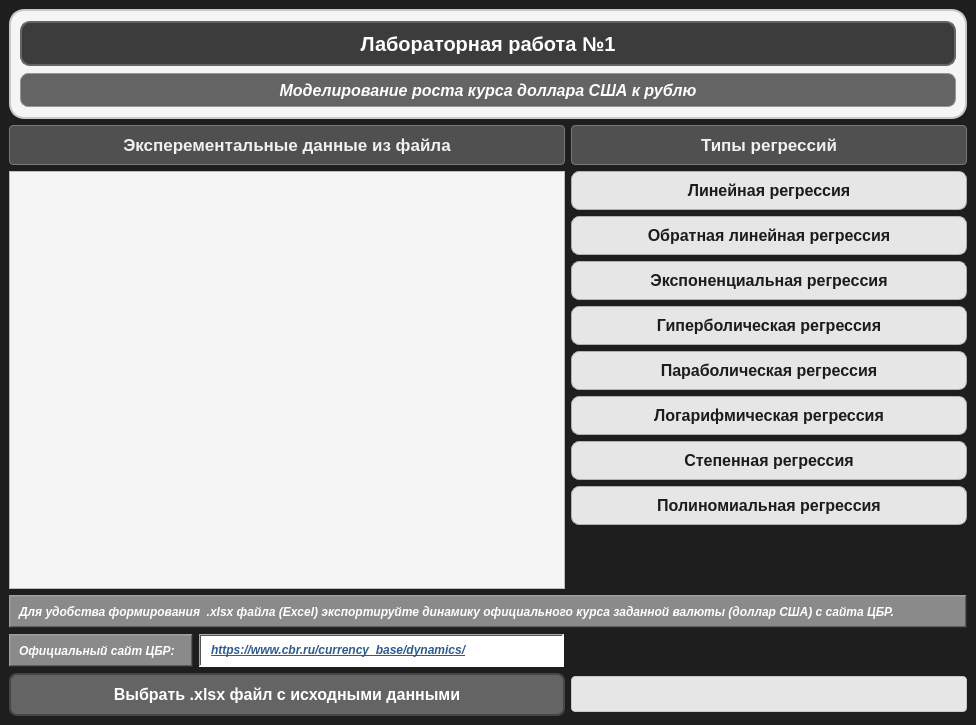
<?xml version="1.0" encoding="UTF-8"?>
<ui version="4.0">
 <class>MainWindow</class>
 <widget class="QMainWindow" name="MainWindow">
  <property name="geometry">
   <rect>
    <x>0</x>
    <y>0</y>
    <width>976</width>
    <height>725</height>
   </rect>
  </property>
  <property name="sizePolicy">
   <sizepolicy hsizetype="Preferred" vsizetype="Preferred">
    <horstretch>0</horstretch>
    <verstretch>0</verstretch>
   </sizepolicy>
  </property>
  <property name="minimumSize">
   <size>
    <width>976</width>
    <height>725</height>
   </size>
  </property>
  <property name="maximumSize">
   <size>
    <width>976</width>
    <height>725</height>
   </size>
  </property>
  <property name="windowTitle">
   <string>4199_Горшков Ал.О._Лабораторная работа №1</string>
  </property>
  <property name="styleSheet">
   <string notr="true">QMainWindow{
	 background-color: rgb(30, 30, 30);  /* тёмно-серый фон */
}
</string>
  </property>
  <widget class="QWidget" name="centralwidget">
   <layout class="QGridLayout" name="gridLayout_2">
    <item row="0" column="0" colspan="3">
     <widget class="QFrame" name="frame_lab_model_labels">
      <property name="minimumSize">
       <size>
        <width>954</width>
        <height>110</height>
       </size>
      </property>
      <property name="styleSheet">
       <string notr="true">QFrame {
    background-color: rgb(245, 245, 245);  /* светлый серый фон */
    border-radius: 15px;
    border: 2px solid rgb(200, 200, 200); /* мягкая серо-белая рамка */
}
</string>
      </property>
      <property name="frameShape">
       <enum>QFrame::WinPanel</enum>
      </property>
      <property name="frameShadow">
       <enum>QFrame::Raised</enum>
      </property>
      <layout class="QGridLayout" name="gridLayout">
       <item row="0" column="0">
        <widget class="QLabel" name="lab_label">
         <property name="sizePolicy">
          <sizepolicy hsizetype="Expanding" vsizetype="Preferred">
           <horstretch>0</horstretch>
           <verstretch>0</verstretch>
          </sizepolicy>
         </property>
         <property name="minimumSize">
          <size>
           <width>930</width>
           <height>45</height>
          </size>
         </property>
         <property name="maximumSize">
          <size>
           <width>16777215</width>
           <height>45</height>
          </size>
         </property>
         <property name="font">
          <font>
           <family>Segoe UI</family>
           <pointsize>-1</pointsize>
           <bold>true</bold>
          </font>
         </property>
         <property name="styleSheet">
          <string notr="true">QLabel {
    background-color: rgb(60, 60, 60);     /* тёмно-серый фон для контраста */
    color: white;                           /* белый текст */
    font-size: 20px;
    font-weight: bold;
    padding: 10px 20px;
    border-radius: 10px;
    border: 2px solid rgb(100, 100, 100);  /* серый контраст для рамки */
    qproperty-alignment: 'AlignCenter';
}
</string>
         </property>
         <property name="frameShape">
          <enum>QFrame::StyledPanel</enum>
         </property>
         <property name="frameShadow">
          <enum>QFrame::Plain</enum>
         </property>
         <property name="text">
          <string>Лабораторная работа №1</string>
         </property>
         <property name="alignment">
          <set>Qt::AlignCenter</set>
         </property>
        </widget>
       </item>
       <item row="1" column="0">
        <widget class="QLabel" name="model_label">
         <property name="sizePolicy">
          <sizepolicy hsizetype="Expanding" vsizetype="Preferred">
           <horstretch>0</horstretch>
           <verstretch>0</verstretch>
          </sizepolicy>
         </property>
         <property name="minimumSize">
          <size>
           <width>930</width>
           <height>34</height>
          </size>
         </property>
         <property name="maximumSize">
          <size>
           <width>16777215</width>
           <height>34</height>
          </size>
         </property>
         <property name="font">
          <font>
           <family>Segoe UI</family>
           <pointsize>-1</pointsize>
           <italic>true</italic>
           <fontweight>DemiBold</fontweight>
          </font>
         </property>
         <property name="styleSheet">
          <string notr="true">QLabel {
    background-color: rgb(100, 100, 100);   /* средний серый фон */
    color: white;                           /* белый текст */
    font-size: 16px;
    font-weight: 600;
    padding: 6px 12px;
    border-radius: 8px;
    border: 1px solid rgb(150, 150, 150);  /* тонкая рамка */
    qproperty-alignment: 'AlignCenter';
}
</string>
         </property>
         <property name="frameShape">
          <enum>QFrame::StyledPanel</enum>
         </property>
         <property name="frameShadow">
          <enum>QFrame::Plain</enum>
         </property>
         <property name="lineWidth">
          <number>1</number>
         </property>
         <property name="text">
          <string>Моделирование роста курса доллара США к рублю</string>
         </property>
         <property name="alignment">
          <set>Qt::AlignCenter</set>
         </property>
        </widget>
       </item>
      </layout>
     </widget>
    </item>
    <item row="1" column="0" colspan="2">
     <widget class="QLabel" name="data_label">
      <property name="minimumSize">
       <size>
        <width>556</width>
        <height>40</height>
       </size>
      </property>
      <property name="maximumSize">
       <size>
        <width>16777215</width>
        <height>40</height>
       </size>
      </property>
      <property name="font">
       <font>
        <family>Segoe UI</family>
        <pointsize>13</pointsize>
        <fontweight>ExtraBold</fontweight>
       </font>
      </property>
      <property name="styleSheet">
       <string notr="true">QLabel {
    background-color: rgb(80, 80, 80);        /* тёмно-серый фон */
    color: rgb(240, 240, 240);               /* светлый текст для контраста */
    border: 1px solid rgb(120, 120, 120);    /* мягкая рамка */
    border-radius: 4px;                       /* небольшое скругление */
    padding: 4px 8px;                         /* внутренние отступы */
    font-family: &quot;Segoe UI&quot;, sans-serif;      /* корпоративный шрифт */
    font-weight: 800;                          /* жирный шрифт */
    font-size: 13pt;                           /* читаемый размер */
}
</string>
      </property>
      <property name="frameShape">
       <enum>QFrame::WinPanel</enum>
      </property>
      <property name="frameShadow">
       <enum>QFrame::Plain</enum>
      </property>
      <property name="text">
       <string>Эксперементальные данные из файла</string>
      </property>
      <property name="textFormat">
       <enum>Qt::AutoText</enum>
      </property>
      <property name="alignment">
       <set>Qt::AlignCenter</set>
      </property>
     </widget>
    </item>
    <item row="1" column="2">
     <widget class="QLabel" name="regressions_label">
      <property name="minimumSize">
       <size>
        <width>391</width>
        <height>40</height>
       </size>
      </property>
      <property name="maximumSize">
       <size>
        <width>16777215</width>
        <height>40</height>
       </size>
      </property>
      <property name="font">
       <font>
        <family>Segoe UI</family>
        <pointsize>13</pointsize>
        <fontweight>ExtraBold</fontweight>
       </font>
      </property>
      <property name="styleSheet">
       <string notr="true">QLabel {
    background-color: rgb(80, 80, 80);        /* тёмно-серый фон */
    color: rgb(240, 240, 240);               /* светлый текст для контраста */
    border: 1px solid rgb(120, 120, 120);    /* мягкая рамка */
    border-radius: 4px;                       /* небольшое скругление */
    padding: 4px 8px;                         /* внутренние отступы */
    font-family: &quot;Segoe UI&quot;, sans-serif;      /* корпоративный шрифт */
    font-weight: 800;                          /* жирный шрифт */
    font-size: 13pt;                           /* читаемый размер */
}
</string>
      </property>
      <property name="text">
       <string>Типы регрессий</string>
      </property>
      <property name="alignment">
       <set>Qt::AlignCenter</set>
      </property>
     </widget>
    </item>
    <item row="2" column="0" colspan="2">
     <widget class="QTableView" name="data_tableView">
      <property name="minimumSize">
       <size>
        <width>556</width>
        <height>409</height>
       </size>
      </property>
      <property name="font">
       <font>
        <family>Segoe UI</family>
        <pointsize>12</pointsize>
        <italic>false</italic>
        <bold>false</bold>
       </font>
      </property>
      <property name="cursor" stdset="0">
       <cursorShape>PointingHandCursor</cursorShape>
      </property>
      <property name="styleSheet">
       <string notr="true">QTableView {
    background-color: rgb(245, 245, 245);           /* светлый фон таблицы */
    alternate-background-color: rgb(235, 235, 235); /* чередующиеся строки */
    gridline-color: rgb(200, 200, 200);            /* цвет сетки */
    font: 12pt &quot;Segoe UI&quot;;                          /* корпоративный шрифт */
    color: rgb(28, 28, 28);                         /* тёмный текст */
    selection-background-color: rgb(180, 180, 180); /* цвет выделенной строки */
    selection-color: rgb(28, 28, 28);               /* цвет текста выделения */
}

QHeaderView::section {
    background-color: rgb(208, 208, 208);          /* фон заголовка */
    color: rgb(28, 28, 28);                         /* текст заголовка */
    padding: 4px;
    border: 1px solid rgb(176, 176, 176);          /* рамка заголовка */
    font-weight: bold;
    text-align: center;                             /* выравнивание текста по центру */
}

QTableView::item:selected {
    background-color: rgb(176, 176, 176);          /* выделение строки */
    color: rgb(28, 28, 28);
}

QTableView::item:hover {
    background-color: rgb(216, 216, 216);          /* подсветка при наведении */
}
</string>
      </property>
      <property name="frameShape">
       <enum>QFrame::StyledPanel</enum>
      </property>
      <property name="frameShadow">
       <enum>QFrame::Raised</enum>
      </property>
      <property name="editTriggers">
       <set>QAbstractItemView::NoEditTriggers</set>
      </property>
     </widget>
    </item>
    <item row="2" column="2">
     <layout class="QVBoxLayout" name="verticalLayout">
      <item>
       <widget class="QPushButton" name="pushButton_linear_regr">
        <property name="minimumSize">
         <size>
          <width>389</width>
          <height>39</height>
         </size>
        </property>
        <property name="maximumSize">
         <size>
          <width>16777215</width>
          <height>41</height>
         </size>
        </property>
        <property name="font">
         <font>
          <family>Segoe UI</family>
          <pointsize>12</pointsize>
          <fontweight>Medium</fontweight>
         </font>
        </property>
        <property name="cursor">
         <cursorShape>PointingHandCursor</cursorShape>
        </property>
        <property name="styleSheet">
         <string notr="true">QPushButton {
    background-color: rgb(230, 230, 230);    /* светло-серый фон */
    color: rgb(28, 28, 28);                  /* тёмный текст */
    border-radius: 8px;                       /* закруглённые углы */
    border: 1px solid rgb(176, 176, 176);    /* мягкая рамка */
    padding: 5px 12px;                        /* внутренние отступы */
    font-weight: 500;                         /* средний вес шрифта */
    font-family: &quot;Segoe UI&quot;, sans-serif;
    font-size: 12pt;
}

QPushButton:hover {
    background-color: rgb(216, 216, 216);    /* подсветка при наведении */
    border: 1px solid rgb(160, 160, 160);
}

QPushButton:pressed {
    background-color: rgb(191, 191, 191);    /* фон при нажатии */
    border: 1px solid rgb(140, 140, 140);
}

QPushButton:checked {
    background-color: rgb(200, 200, 200);    /* фон для состояния “включено” */
    border: 1px solid rgb(144, 144, 144);
}

QPushButton:disabled {
    background-color: rgb(240, 240, 240);    /* фон для отключённой кнопки */
    color: rgb(156, 156, 156);               /* серый текст */
    border: 1px solid rgb(192, 192, 192);    /* рамка */
}
</string>
        </property>
        <property name="text">
         <string>Линейная регрессия</string>
        </property>
       </widget>
      </item>
      <item>
       <widget class="QPushButton" name="pushButton_inverse_linear_regr">
        <property name="minimumSize">
         <size>
          <width>389</width>
          <height>39</height>
         </size>
        </property>
        <property name="font">
         <font>
          <family>Segoe UI</family>
          <pointsize>12</pointsize>
          <fontweight>Medium</fontweight>
         </font>
        </property>
        <property name="cursor">
         <cursorShape>PointingHandCursor</cursorShape>
        </property>
        <property name="styleSheet">
         <string notr="true">QPushButton {
    background-color: rgb(230, 230, 230);    /* светло-серый фон */
    color: rgb(28, 28, 28);                  /* тёмный текст */
    border-radius: 8px;                       /* закруглённые углы */
    border: 1px solid rgb(176, 176, 176);    /* мягкая рамка */
    padding: 5px 12px;                        /* внутренние отступы */
    font-weight: 500;                         /* средний вес шрифта */
    font-family: &quot;Segoe UI&quot;, sans-serif;
    font-size: 12pt;
}

QPushButton:hover {
    background-color: rgb(216, 216, 216);    /* подсветка при наведении */
    border: 1px solid rgb(160, 160, 160);
}

QPushButton:pressed {
    background-color: rgb(191, 191, 191);    /* фон при нажатии */
    border: 1px solid rgb(140, 140, 140);
}

QPushButton:checked {
    background-color: rgb(200, 200, 200);    /* фон для состояния “включено” */
    border: 1px solid rgb(144, 144, 144);
}

QPushButton:disabled {
    background-color: rgb(240, 240, 240);    /* фон для отключённой кнопки */
    color: rgb(156, 156, 156);               /* серый текст */
    border: 1px solid rgb(192, 192, 192);    /* рамка */
}
</string>
        </property>
        <property name="text">
         <string>Обратная линейная регрессия</string>
        </property>
       </widget>
      </item>
      <item>
       <widget class="QPushButton" name="pushButton_exp_regr">
        <property name="minimumSize">
         <size>
          <width>389</width>
          <height>39</height>
         </size>
        </property>
        <property name="font">
         <font>
          <family>Segoe UI</family>
          <pointsize>12</pointsize>
          <fontweight>Medium</fontweight>
         </font>
        </property>
        <property name="cursor">
         <cursorShape>PointingHandCursor</cursorShape>
        </property>
        <property name="styleSheet">
         <string notr="true">QPushButton {
    background-color: rgb(230, 230, 230);    /* светло-серый фон */
    color: rgb(28, 28, 28);                  /* тёмный текст */
    border-radius: 8px;                       /* закруглённые углы */
    border: 1px solid rgb(176, 176, 176);    /* мягкая рамка */
    padding: 5px 12px;                        /* внутренние отступы */
    font-weight: 500;                         /* средний вес шрифта */
    font-family: &quot;Segoe UI&quot;, sans-serif;
    font-size: 12pt;
}

QPushButton:hover {
    background-color: rgb(216, 216, 216);    /* подсветка при наведении */
    border: 1px solid rgb(160, 160, 160);
}

QPushButton:pressed {
    background-color: rgb(191, 191, 191);    /* фон при нажатии */
    border: 1px solid rgb(140, 140, 140);
}

QPushButton:checked {
    background-color: rgb(200, 200, 200);    /* фон для состояния “включено” */
    border: 1px solid rgb(144, 144, 144);
}

QPushButton:disabled {
    background-color: rgb(240, 240, 240);    /* фон для отключённой кнопки */
    color: rgb(156, 156, 156);               /* серый текст */
    border: 1px solid rgb(192, 192, 192);    /* рамка */
}
</string>
        </property>
        <property name="text">
         <string>Экспоненциальная регрессия</string>
        </property>
       </widget>
      </item>
      <item>
       <widget class="QPushButton" name="pushButton_hyper_regr">
        <property name="minimumSize">
         <size>
          <width>389</width>
          <height>39</height>
         </size>
        </property>
        <property name="font">
         <font>
          <family>Segoe UI</family>
          <pointsize>12</pointsize>
          <fontweight>Medium</fontweight>
         </font>
        </property>
        <property name="cursor">
         <cursorShape>PointingHandCursor</cursorShape>
        </property>
        <property name="styleSheet">
         <string notr="true">QPushButton {
    background-color: rgb(230, 230, 230);    /* светло-серый фон */
    color: rgb(28, 28, 28);                  /* тёмный текст */
    border-radius: 8px;                       /* закруглённые углы */
    border: 1px solid rgb(176, 176, 176);    /* мягкая рамка */
    padding: 5px 12px;                        /* внутренние отступы */
    font-weight: 500;                         /* средний вес шрифта */
    font-family: &quot;Segoe UI&quot;, sans-serif;
    font-size: 12pt;
}

QPushButton:hover {
    background-color: rgb(216, 216, 216);    /* подсветка при наведении */
    border: 1px solid rgb(160, 160, 160);
}

QPushButton:pressed {
    background-color: rgb(191, 191, 191);    /* фон при нажатии */
    border: 1px solid rgb(140, 140, 140);
}

QPushButton:checked {
    background-color: rgb(200, 200, 200);    /* фон для состояния “включено” */
    border: 1px solid rgb(144, 144, 144);
}

QPushButton:disabled {
    background-color: rgb(240, 240, 240);    /* фон для отключённой кнопки */
    color: rgb(156, 156, 156);               /* серый текст */
    border: 1px solid rgb(192, 192, 192);    /* рамка */
}
</string>
        </property>
        <property name="text">
         <string>Гиперболическая регрессия</string>
        </property>
       </widget>
      </item>
      <item>
       <widget class="QPushButton" name="pushButton_parab_regr">
        <property name="minimumSize">
         <size>
          <width>389</width>
          <height>39</height>
         </size>
        </property>
        <property name="font">
         <font>
          <family>Segoe UI</family>
          <pointsize>12</pointsize>
          <fontweight>Medium</fontweight>
         </font>
        </property>
        <property name="cursor">
         <cursorShape>PointingHandCursor</cursorShape>
        </property>
        <property name="styleSheet">
         <string notr="true">QPushButton {
    background-color: rgb(230, 230, 230);    /* светло-серый фон */
    color: rgb(28, 28, 28);                  /* тёмный текст */
    border-radius: 8px;                       /* закруглённые углы */
    border: 1px solid rgb(176, 176, 176);    /* мягкая рамка */
    padding: 5px 12px;                        /* внутренние отступы */
    font-weight: 500;                         /* средний вес шрифта */
    font-family: &quot;Segoe UI&quot;, sans-serif;
    font-size: 12pt;
}
QPushButton:hover {
    background-color: rgb(216, 216, 216);    /* подсветка при наведении */
    border: 1px solid rgb(160, 160, 160);
}

QPushButton:pressed {
    background-color: rgb(191, 191, 191);    /* фон при нажатии */
    border: 1px solid rgb(140, 140, 140);
}

QPushButton:checked {
    background-color: rgb(200, 200, 200);    /* фон для состояния “включено” */
    border: 1px solid rgb(144, 144, 144);
}

QPushButton:disabled {
    background-color: rgb(240, 240, 240);    /* фон для отключённой кнопки */
    color: rgb(156, 156, 156);               /* серый текст */
    border: 1px solid rgb(192, 192, 192);    /* рамка */
}
</string>
        </property>
        <property name="text">
         <string>Параболическая регрессия</string>
        </property>
       </widget>
      </item>
      <item>
       <widget class="QPushButton" name="pushButton_log_regr">
        <property name="minimumSize">
         <size>
          <width>389</width>
          <height>39</height>
         </size>
        </property>
        <property name="font">
         <font>
          <family>Segoe UI</family>
          <pointsize>12</pointsize>
          <fontweight>Medium</fontweight>
         </font>
        </property>
        <property name="cursor">
         <cursorShape>PointingHandCursor</cursorShape>
        </property>
        <property name="styleSheet">
         <string notr="true">QPushButton {
    background-color: rgb(230, 230, 230);    /* светло-серый фон */
    color: rgb(28, 28, 28);                  /* тёмный текст */
    border-radius: 8px;                       /* закруглённые углы */
    border: 1px solid rgb(176, 176, 176);    /* мягкая рамка */
    padding: 5px 12px;                        /* внутренние отступы */
    font-weight: 500;                         /* средний вес шрифта */
    font-family: &quot;Segoe UI&quot;, sans-serif;
    font-size: 12pt;
}

QPushButton:hover {
    background-color: rgb(216, 216, 216);    /* подсветка при наведении */
    border: 1px solid rgb(160, 160, 160);
}

QPushButton:pressed {
    background-color: rgb(191, 191, 191);    /* фон при нажатии */
    border: 1px solid rgb(140, 140, 140);
}

QPushButton:checked {
    background-color: rgb(200, 200, 200);    /* фон для состояния “включено” */
    border: 1px solid rgb(144, 144, 144);
}

QPushButton:disabled {
    background-color: rgb(240, 240, 240);    /* фон для отключённой кнопки */
    color: rgb(156, 156, 156);               /* серый текст */
    border: 1px solid rgb(192, 192, 192);    /* рамка */
}
</string>
        </property>
        <property name="text">
         <string>Логарифмическая регрессия</string>
        </property>
       </widget>
      </item>
      <item>
       <widget class="QPushButton" name="pushButton_power_regr">
        <property name="minimumSize">
         <size>
          <width>389</width>
          <height>39</height>
         </size>
        </property>
        <property name="font">
         <font>
          <family>Segoe UI</family>
          <pointsize>12</pointsize>
          <fontweight>Medium</fontweight>
         </font>
        </property>
        <property name="cursor">
         <cursorShape>PointingHandCursor</cursorShape>
        </property>
        <property name="styleSheet">
         <string notr="true">QPushButton {
    background-color: rgb(230, 230, 230);    /* светло-серый фон */
    color: rgb(28, 28, 28);                  /* тёмный текст */
    border-radius: 8px;                       /* закруглённые углы */
    border: 1px solid rgb(176, 176, 176);    /* мягкая рамка */
    padding: 5px 12px;                        /* внутренние отступы */
    font-weight: 500;                         /* средний вес шрифта */
    font-family: &quot;Segoe UI&quot;, sans-serif;
    font-size: 12pt;
}

QPushButton:hover {
    background-color: rgb(216, 216, 216);    /* подсветка при наведении */
    border: 1px solid rgb(160, 160, 160);
}

QPushButton:pressed {
    background-color: rgb(191, 191, 191);    /* фон при нажатии */
    border: 1px solid rgb(140, 140, 140);
}

QPushButton:checked {
    background-color: rgb(200, 200, 200);    /* фон для состояния “включено” */
    border: 1px solid rgb(144, 144, 144);
}

QPushButton:disabled {
    background-color: rgb(240, 240, 240);    /* фон для отключённой кнопки */
    color: rgb(156, 156, 156);               /* серый текст */
    border: 1px solid rgb(192, 192, 192);    /* рамка */
}
</string>
        </property>
        <property name="text">
         <string>Степенная регрессия</string>
        </property>
       </widget>
      </item>
      <item>
       <widget class="QPushButton" name="pushButton_polynom_regr">
        <property name="minimumSize">
         <size>
          <width>389</width>
          <height>39</height>
         </size>
        </property>
        <property name="font">
         <font>
          <family>Segoe UI</family>
          <pointsize>12</pointsize>
          <fontweight>Medium</fontweight>
         </font>
        </property>
        <property name="cursor">
         <cursorShape>PointingHandCursor</cursorShape>
        </property>
        <property name="styleSheet">
         <string notr="true">QPushButton {
    background-color: rgb(230, 230, 230);    /* светло-серый фон */
    color: rgb(28, 28, 28);                  /* тёмный текст */
    border-radius: 8px;                       /* закруглённые углы */
    border: 1px solid rgb(176, 176, 176);    /* мягкая рамка */
    padding: 5px 12px;                        /* внутренние отступы */
    font-weight: 500;                         /* средний вес шрифта */
    font-family: &quot;Segoe UI&quot;, sans-serif;
    font-size: 12pt;
}

QPushButton:hover {
    background-color: rgb(216, 216, 216);    /* подсветка при наведении */
    border: 1px solid rgb(160, 160, 160);
}

QPushButton:pressed {
    background-color: rgb(191, 191, 191);    /* фон при нажатии */
    border: 1px solid rgb(140, 140, 140);
}

QPushButton:checked {
    background-color: rgb(200, 200, 200);    /* фон для состояния “включено” */
    border: 1px solid rgb(144, 144, 144);
}

QPushButton:disabled {
    background-color: rgb(240, 240, 240);    /* фон для отключённой кнопки */
    color: rgb(156, 156, 156);               /* серый текст */
    border: 1px solid rgb(192, 192, 192);    /* рамка */
}
</string>
        </property>
        <property name="text">
         <string>Полиномиальная регрессия</string>
        </property>
       </widget>
      </item>
      <item>
       <spacer name="verticalSpacer">
        <property name="orientation">
         <enum>Qt::Vertical</enum>
        </property>
        <property name="sizeHint" stdset="0">
         <size>
          <width>20</width>
          <height>40</height>
         </size>
        </property>
       </spacer>
      </item>
     </layout>
    </item>
    <item row="3" column="0" colspan="3">
     <widget class="QLabel" name="info_label">
      <property name="minimumSize">
       <size>
        <width>954</width>
        <height>33</height>
       </size>
      </property>
      <property name="maximumSize">
       <size>
        <width>16777215</width>
        <height>33</height>
       </size>
      </property>
      <property name="font">
       <font>
        <family>Segoe UI</family>
        <pointsize>9</pointsize>
        <italic>true</italic>
        <fontweight>Medium</fontweight>
       </font>
      </property>
      <property name="styleSheet">
       <string notr="true">QLabel {
    background-color: rgb(138, 138, 138);
    color:rgb(255, 255, 255);
    font-family: &quot;Segoe UI&quot;;
    font-size: 9pt;
	font-weight: 500;
    padding: 6px;
}
</string>
      </property>
      <property name="frameShape">
       <enum>QFrame::WinPanel</enum>
      </property>
      <property name="frameShadow">
       <enum>QFrame::Raised</enum>
      </property>
      <property name="lineWidth">
       <number>3</number>
      </property>
      <property name="text">
       <string>Для удобства формирования  .xlsx файла (Excel) экспортируйте динамику официального курса заданной валюты (доллар США) с сайта ЦБР.</string>
      </property>
     </widget>
    </item>
    <item row="4" column="0">
     <widget class="QLabel" name="info_link_label">
      <property name="minimumSize">
       <size>
        <width>184</width>
        <height>33</height>
       </size>
      </property>
      <property name="maximumSize">
       <size>
        <width>184</width>
        <height>33</height>
       </size>
      </property>
      <property name="font">
       <font>
        <family>Segoe UI</family>
        <pointsize>9</pointsize>
        <italic>true</italic>
        <fontweight>Medium</fontweight>
       </font>
      </property>
      <property name="styleSheet">
       <string notr="true">QLabel {
    background-color: rgb(138, 138, 138);
    color:rgb(255, 255, 255);
    font-family: &quot;Segoe UI&quot;;
    font-size: 9pt;
	font-weight: 500;
    padding: 6px;
}
</string>
      </property>
      <property name="frameShape">
       <enum>QFrame::WinPanel</enum>
      </property>
      <property name="frameShadow">
       <enum>QFrame::Raised</enum>
      </property>
      <property name="lineWidth">
       <number>3</number>
      </property>
      <property name="text">
       <string>Официальный сайт ЦБР:</string>
      </property>
     </widget>
    </item>
    <item row="4" column="1">
     <widget class="QLabel" name="link_label">
      <property name="minimumSize">
       <size>
        <width>365</width>
        <height>33</height>
       </size>
      </property>
      <property name="maximumSize">
       <size>
        <width>365</width>
        <height>33</height>
       </size>
      </property>
      <property name="font">
       <font>
        <family>Segoe UI</family>
        <pointsize>9</pointsize>
        <italic>false</italic>
        <underline>true</underline>
        <fontweight>ExtraBold</fontweight>
       </font>
      </property>
      <property name="cursor">
       <cursorShape>PointingHandCursor</cursorShape>
      </property>
      <property name="styleSheet">
       <string notr="true">QLabel {
    background-color: rgb(255, 255, 255);
    font-family: &quot;Segoe UI&quot;;
    font-size: 9pt;
    font-weight: 800;
    padding: 5px 8px;
}
</string>
      </property>
      <property name="frameShape">
       <enum>QFrame::WinPanel</enum>
      </property>
      <property name="frameShadow">
       <enum>QFrame::Sunken</enum>
      </property>
      <property name="lineWidth">
       <number>3</number>
      </property>
      <property name="text">
       <string>&lt;!DOCTYPE HTML PUBLIC &quot;-//W3C//DTD HTML 4.0//EN&quot; &quot;http://www.w3.org/TR/REC-html40/strict.dtd&quot;&gt;
&lt;html&gt;&lt;head&gt;&lt;meta name=&quot;qrichtext&quot; content=&quot;1&quot; /&gt;&lt;meta charset=&quot;utf-8&quot; /&gt;&lt;style type=&quot;text/css&quot;&gt;
p, li { white-space: pre-wrap; }
hr { height: 1px; border-width: 0; }
li.unchecked::marker { content: &quot;\2610&quot;; }
li.checked::marker { content: &quot;\2612&quot;; }
&lt;/style&gt;&lt;/head&gt;&lt;body style=&quot; font-family:'Segoe UI'; font-size:9pt; font-weight:800; font-style:normal; text-decoration: underline;&quot;&gt;
&lt;p style=&quot; margin-top:12px; margin-bottom:12px; margin-left:0px; margin-right:0px; -qt-block-indent:0; text-indent:0px;&quot;&gt;&lt;a href=&quot;https://www.cbr.ru/currency_base/dynamics/&quot;&gt;&lt;span style=&quot; font-style:italic; color:#2d5c8d;&quot;&gt;https://www.cbr.ru/currency_base/dynamics/&lt;/span&gt;&lt;/a&gt;&lt;/p&gt;&lt;/body&gt;&lt;/html&gt;</string>
      </property>
      <property name="textFormat">
       <enum>Qt::RichText</enum>
      </property>
      <property name="openExternalLinks">
       <bool>true</bool>
      </property>
      <property name="textInteractionFlags">
       <set>Qt::LinksAccessibleByKeyboard|Qt::LinksAccessibleByMouse|Qt::TextBrowserInteraction|Qt::TextSelectableByKeyboard|Qt::TextSelectableByMouse</set>
      </property>
     </widget>
    </item>
    <item row="4" column="2">
     <spacer name="horizontalSpacer">
      <property name="orientation">
       <enum>Qt::Horizontal</enum>
      </property>
      <property name="sizeHint" stdset="0">
       <size>
        <width>388</width>
        <height>20</height>
       </size>
      </property>
     </spacer>
    </item>
    <item row="5" column="0" colspan="2">
     <widget class="QPushButton" name="pushButton_ChooseFile">
      <property name="minimumSize">
       <size>
        <width>556</width>
        <height>43</height>
       </size>
      </property>
      <property name="maximumSize">
       <size>
        <width>16777215</width>
        <height>43</height>
       </size>
      </property>
      <property name="font">
       <font>
        <family>Segoe UI</family>
        <pointsize>12</pointsize>
        <bold>true</bold>
       </font>
      </property>
      <property name="cursor">
       <cursorShape>PointingHandCursor</cursorShape>
      </property>
      <property name="styleSheet">
       <string notr="true">QPushButton {
    background-color: rgb(100, 100, 100);   /* основной фон кнопки */
    color: white;                            /* белый текст */
    border-radius: 8px;                      /* округлые углы */
    border: 2px solid rgb(70, 70, 70);      /* тёмная рамка */
    padding: 6px 14px;                       /* внутренние отступы */
    font-weight: bold;                        /* полужирный текст */
    font-family: &quot;Segoe UI&quot;, sans-serif;
}

QPushButton:hover {
    background-color: rgb(130, 130, 130);   /* подсветка при наведении */
    border: 2px solid rgb(100, 100, 100);  /* рамка чуть светлее */
}

QPushButton:pressed {
    background-color: rgb(70, 70, 70);      /* фон при нажатии */
    border: 2px solid rgb(50, 50, 50);     /* тёмная рамка */
}

QPushButton:checked {
    background-color: rgb(80, 80, 80);      /* фон для состояния “включено” */
    border: 2px solid rgb(70, 70, 70);     /* рамка */
}
</string>
      </property>
      <property name="text">
       <string>Выбрать .xlsx файл с исходными данными</string>
      </property>
     </widget>
    </item>
    <item row="5" column="2">
     <widget class="QLabel" name="choosenFile_label">
      <property name="minimumSize">
       <size>
        <width>391</width>
        <height>36</height>
       </size>
      </property>
      <property name="maximumSize">
       <size>
        <width>16777215</width>
        <height>36</height>
       </size>
      </property>
      <property name="font">
       <font>
        <family>Segoe UI</family>
        <pointsize>8</pointsize>
        <bold>false</bold>
       </font>
      </property>
      <property name="cursor">
       <cursorShape>ArrowCursor</cursorShape>
      </property>
      <property name="styleSheet">
       <string notr="true">QLabel {
    background-color: rgb(230, 230, 230);        /* светло-серый фон */
    color: rgb(28, 28, 28);                      /* тёмный текст */
    border: 1px solid rgb(200, 200, 200);       /* мягкая рамка */
    border-radius: 4px;                          /* небольшое скругление углов */
    padding: 2px 6px;                            /* внутренние отступы */
    font-family: &quot;Segoe UI&quot;, sans-serif;        /* официальный шрифт */
    font-size: 8pt;                             /* удобочитаемый размер */
}
</string>
      </property>
      <property name="frameShape">
       <enum>QFrame::StyledPanel</enum>
      </property>
      <property name="frameShadow">
       <enum>QFrame::Sunken</enum>
      </property>
      <property name="text">
       <string/>
      </property>
      <property name="wordWrap">
       <bool>true</bool>
      </property>
     </widget>
    </item>
   </layout>
  </widget>
 </widget>
 <resources/>
 <connections/>
</ui>
